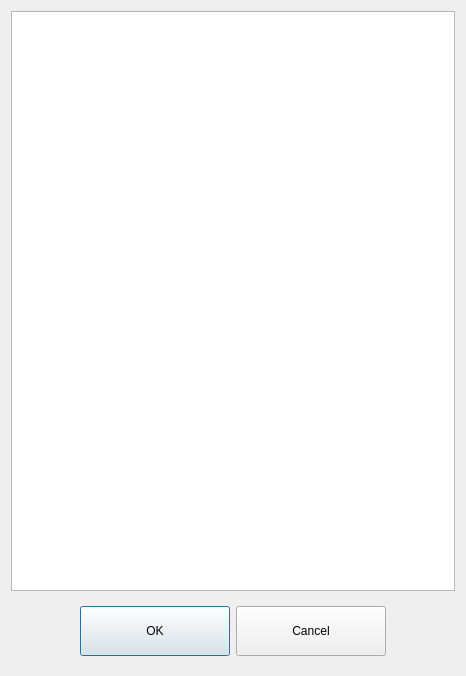
<?xml version="1.0" encoding="UTF-8"?>
<ui version="4.0">
 <class>DlgList</class>
 <widget class="QDialog" name="DlgList">
  <property name="geometry">
   <rect>
    <x>0</x>
    <y>0</y>
    <width>466</width>
    <height>676</height>
   </rect>
  </property>
  <property name="windowTitle">
   <string>Dialog</string>
  </property>
  <layout class="QVBoxLayout" name="verticalLayout">
   <item>
    <widget class="QListWidget" name="listWidget"/>
   </item>
   <item>
    <widget class="QWidget" name="widget" native="true">
     <layout class="QHBoxLayout" name="horizontalLayout">
      <item>
       <spacer name="horizontalSpacer">
        <property name="orientation">
         <enum>Qt::Horizontal</enum>
        </property>
        <property name="sizeHint" stdset="0">
         <size>
          <width>53</width>
          <height>20</height>
         </size>
        </property>
       </spacer>
      </item>
      <item>
       <widget class="QPushButton" name="btnOk">
        <property name="minimumSize">
         <size>
          <width>150</width>
          <height>50</height>
         </size>
        </property>
        <property name="text">
         <string>OK</string>
        </property>
        <property name="icon">
         <iconset resource="../core_gui/res.qrc">
          <normaloff>:/new/prefix1/res/icons/ok.png</normaloff>:/new/prefix1/res/icons/ok.png</iconset>
        </property>
        <property name="iconSize">
         <size>
          <width>48</width>
          <height>48</height>
         </size>
        </property>
       </widget>
      </item>
      <item>
       <widget class="QPushButton" name="btnCancel">
        <property name="minimumSize">
         <size>
          <width>150</width>
          <height>50</height>
         </size>
        </property>
        <property name="text">
         <string>Cancel</string>
        </property>
        <property name="icon">
         <iconset resource="../core_gui/res.qrc">
          <normaloff>:/new/prefix1/res/icons/cancel.png</normaloff>:/new/prefix1/res/icons/cancel.png</iconset>
        </property>
        <property name="iconSize">
         <size>
          <width>48</width>
          <height>48</height>
         </size>
        </property>
       </widget>
      </item>
      <item>
       <spacer name="horizontalSpacer_2">
        <property name="orientation">
         <enum>Qt::Horizontal</enum>
        </property>
        <property name="sizeHint" stdset="0">
         <size>
          <width>40</width>
          <height>20</height>
         </size>
        </property>
       </spacer>
      </item>
     </layout>
    </widget>
   </item>
  </layout>
 </widget>
 <resources>
  <include location="../core_gui/res.qrc"/>
 </resources>
 <connections/>
</ui>
